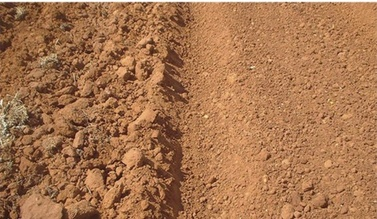
#> input picture ImagenesNasa/Satelite.jpeg, 377 x 219 px, shrunk from 482 x 280 before the run, found by its file name
$ python NasaProcesamiento.py
#> lines starting #> are read from the running program, lines starting #| are printed output that depends on the picture; long printed decimals are rounded
# -*- coding: utf-8 -*-
"""
Created on Sun Oct  6 06:36:49 2024

@author: cs940
"""

import cv2
import numpy as np
from matplotlib import pyplot as plt

# Cargar las imágenes (la imagen de NASA y tu imagen)
imagen_nasa = cv2.imread('C:/Users/cs940/OneDrive/Documentos/Hackatones/SpaceAppHackaton/Satelite.jpeg')
#> imagen_nasa is the input picture: shape (219, 377, 3); mean B, G, R 79.2, 117, 167.1
imagen_local = cv2.imread('C:/Users/cs940/OneDrive/Documentos/Hackatones/SpaceAppHackaton/Local.jpeg')
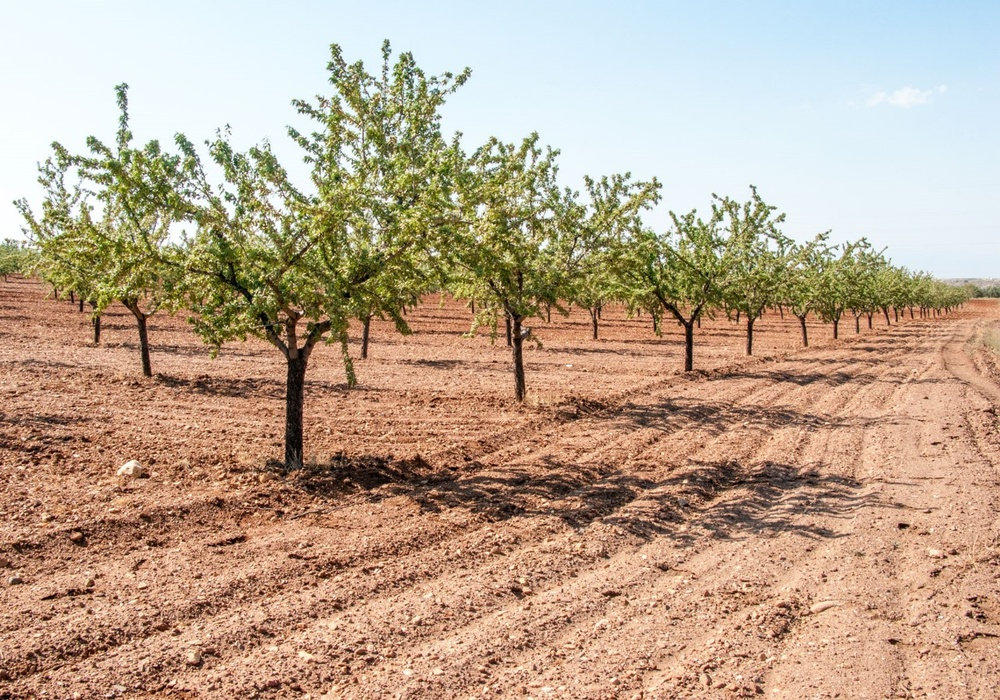
#> input picture ImagenesNasa/Local.jpeg, 1000 x 700 px, shrunk from 1280 x 896 before the run, found by its file name
#> imagen_local is the input picture: shape (700, 1000, 3); mean B, G, R 143.9, 165.9, 187.9

# Convertir las imágenes a espacio de color HSV para analizar la diferencia de color
imagen_nasa_hsv = cv2.cvtColor(imagen_nasa, cv2.COLOR_BGR2HSV)
#> imagen_nasa_hsv: shape (219, 377, 3); mean H, S, V 12.8, 138.8, 167.1
imagen_local_hsv = cv2.cvtColor(imagen_local, cv2.COLOR_BGR2HSV)
#> imagen_local_hsv: shape (700, 1000, 3); mean H, S, V 38, 87.9, 195

# Calcular el histograma para cada canal de la imagen en HSV (Hue, Saturation, Value)
hist_nasa_hue = cv2.calcHist([imagen_nasa_hsv], [0], None, [256], [0, 256])
#> hist_nasa_hue = 256 values, max 34269 at index 13, min 0 at index 29, mean 322.5
hist_local_hue = cv2.calcHist([imagen_local_hsv], [0], None, [256], [0, 256])
#> hist_local_hue = 256 values, max 110870 at index 11, min 0 at index 117, mean 2734.4

# Normalizar los histogramas para compararlos
hist_nasa_hue = cv2.normalize(hist_nasa_hue, hist_nasa_hue).flatten()
#> hist_nasa_hue = 256 values, max 0.808 at index 13, min 0 at index 29, mean 0.00761
hist_local_hue = cv2.normalize(hist_local_hue, hist_local_hue).flatten()
#> hist_local_hue = 256 values, max 0.604 at index 11, min 0 at index 117, mean 0.0149

# Comparar los histogramas utilizando la correlación
similarity = cv2.compareHist(hist_nasa_hue, hist_local_hue, cv2.HISTCMP_CORREL)
#> similarity = 0.519

# Mostrar los histogramas para visualización
plt.figure()
plt.title("Histogram Comparison - Hue Channel")
plt.xlabel("Bin")
plt.ylabel("Frequency")
plt.plot(hist_nasa_hue, color='r', label="NASA Image")
plt.plot(hist_local_hue, color='g', label="Local Image")
plt.legend()
plt.grid(True)
plt.show()
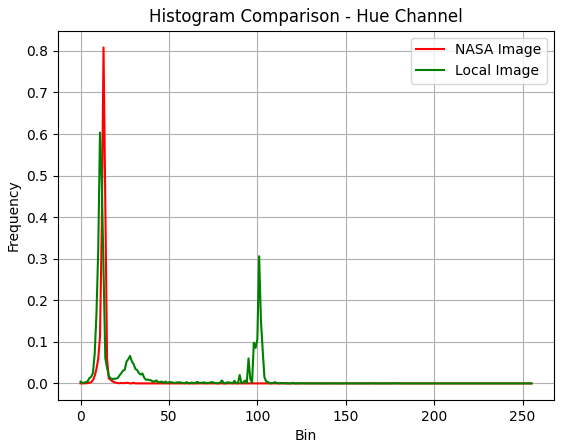
#> figure drawn by matplotlib, 1 panel; curve peaks at x = 13, y = 0.808; curve peaks at x = 11, y = 0.604

# Imprimir la similitud entre las imágenes
print(f"Similitud entre las imágenes (correlación): {similarity}")
#| Similitud entre las imágenes (correlación): 0.5193

# Mostrar las imágenes originales para referencia
cv2.imshow('Imagen NASA', imagen_nasa)
cv2.imshow('Imagen Local', imagen_local)
cv2.waitKey(0)
cv2.destroyAllWindows()
